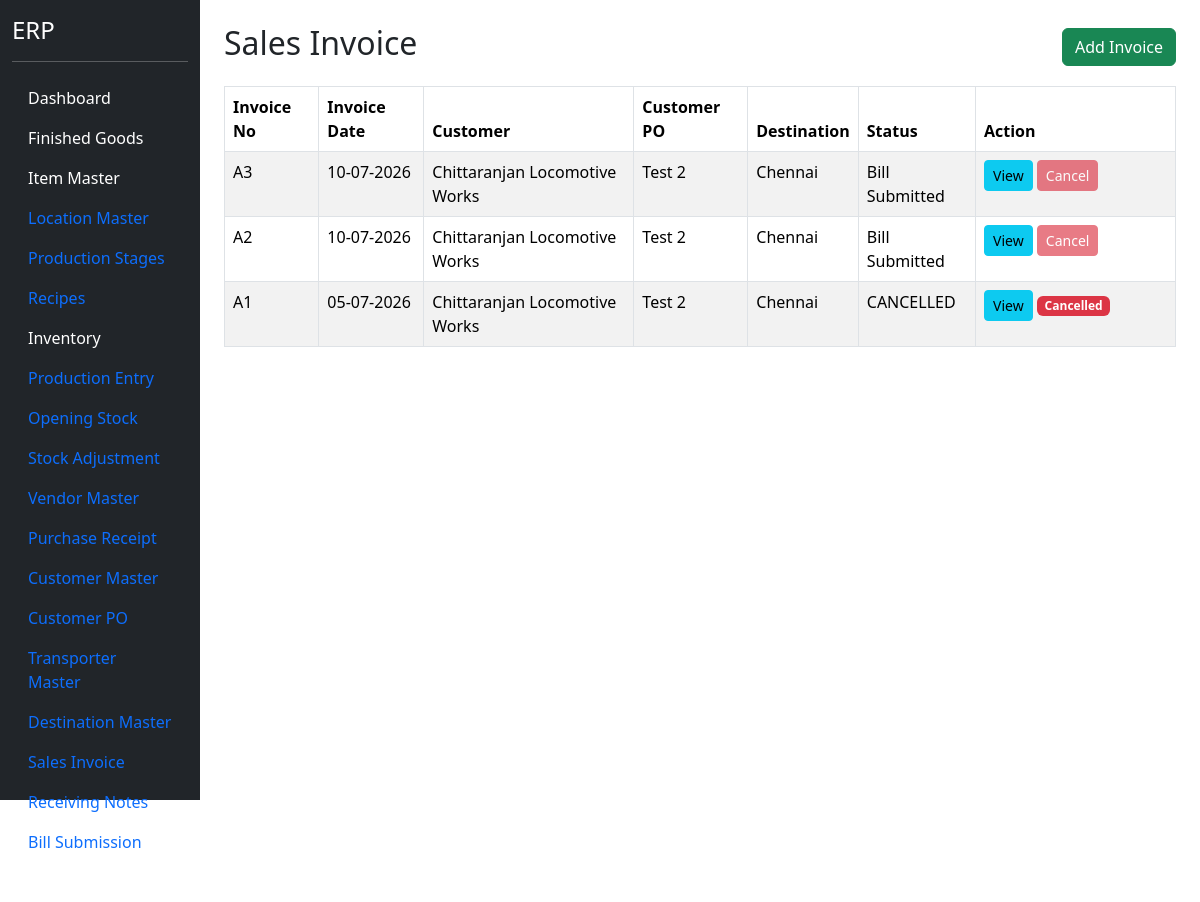
Page /sales-invoice (signed in) on the earlier database version.
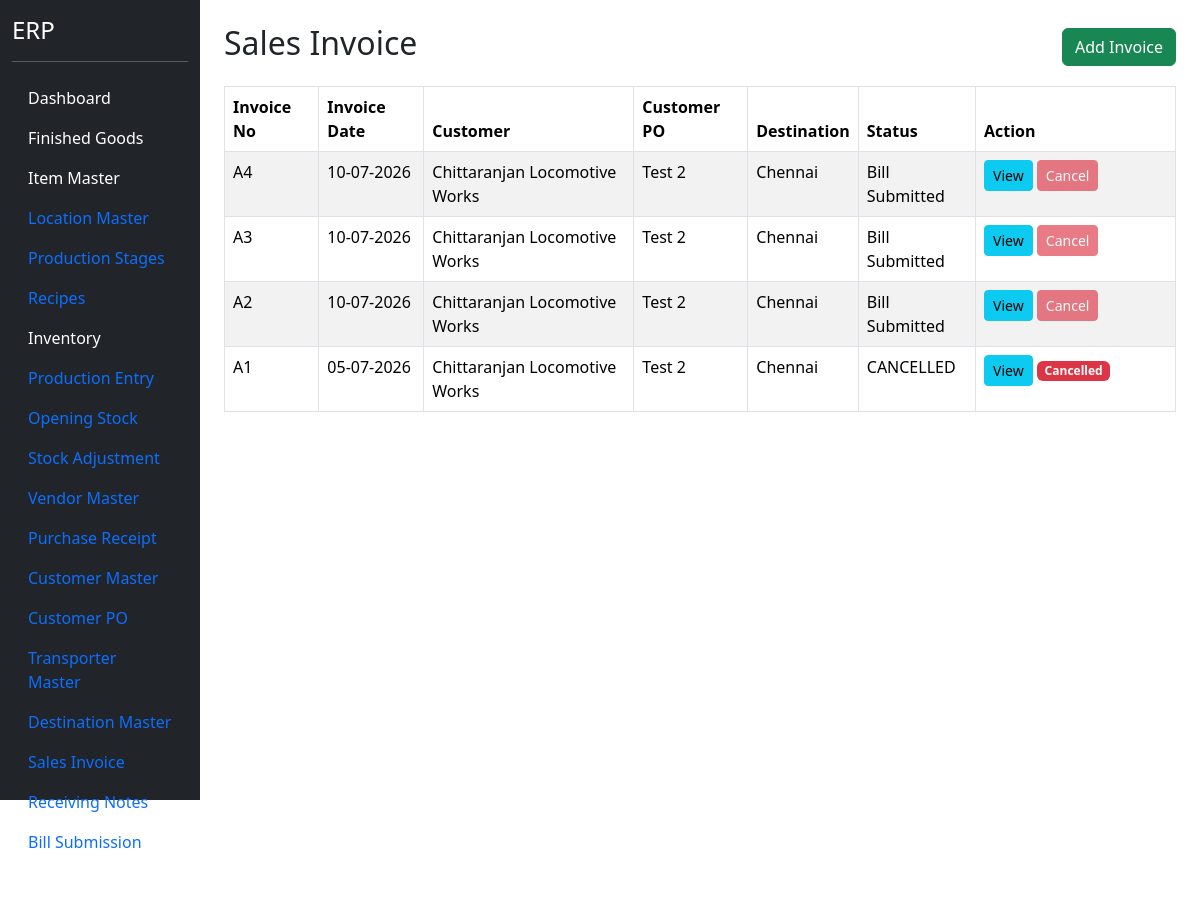
Same page on the later database version.
### models.py (models this page shows)
class SalesInvoiceHeader(db.Model):
    __tablename__ = "sales_invoice_header"
    id = db.Column(
        db.Integer,
        primary_key=True
    )
    invoice_no = db.Column(
        db.String(50),
        nullable=False,
        unique=True
    )
    invoice_date = db.Column(
        db.Date,
        nullable=False
    )
    customer_po_header_id = db.Column(
        db.Integer,
        db.ForeignKey("customer_po_header.id"),
        nullable=False
    )
    customer_id = db.Column(
        db.Integer,
        db.ForeignKey("customer_master.id"),
        nullable=False
    )
    destination_id = db.Column(
        db.Integer,
        db.ForeignKey("destination_master.id"),
        nullable=False
    )
    transporter_id = db.Column(
        db.Integer,
        db.ForeignKey("transporter_master.id"),
        nullable=False
    )
    vehicle_no = db.Column(
        db.String(50)
    )
    lr_no = db.Column(
        db.String(100)
    )
    eway_bill_no = db.Column(
        db.String(100)
    )
    location_id = db.Column(
    db.Integer,
    db.ForeignKey("location_master.id"),
    nullable=False
    )
    remarks = db.Column(
        db.String(500)
    )
    status = db.Column(
        db.String(30),
        default="Pending RNote"
    )
    customer = db.relationship("CustomerMaster")
    customer_po = db.relationship("CustomerPOHeader")
    destination = db.relationship("DestinationMaster")
    transporter = db.relationship("TransporterMaster")
    location = db.relationship("LocationMaster")
    details = db.relationship(
        "SalesInvoiceDetail",
        backref="invoice",
        cascade="all, delete-orphan"
    )

class CustomerMaster(db.Model):
    __tablename__ = "customer_master"
    id = db.Column(
        db.Integer,
        primary_key=True
    )
    customer_code = db.Column(
        db.String(20),
        unique=True,
        nullable=True
    )
    customer_name = db.Column(
        db.String(200),
        nullable=False
    )
    contact_person = db.Column(
        db.String(100)
    )
    mobile = db.Column(
        db.String(20)
    )
    email = db.Column(
        db.String(100)
    )
    gst_no = db.Column(
        db.String(30)
    )
    pan_no = db.Column(
        db.String(20)
    )
    address = db.Column(
        db.String(500)
    )
    city = db.Column(
        db.String(100)
    )
    state = db.Column(
        db.String(100)
    )
    country = db.Column(
        db.String(100),
        default="India"
    )
    pincode = db.Column(
        db.String(20)
    )
    credit_days = db.Column(
        db.Integer,
        default=30
    )
    credit_limit = db.Column(
        db.Float,
        default=0
    )
    active = db.Column(
        db.Boolean,
        default=True
    )

class CustomerPOHeader(db.Model):
    __tablename__ = "customer_po_header"
    id = db.Column(
        db.Integer,
        primary_key=True
    )
    customer_id = db.Column(
        db.Integer,
        db.ForeignKey("customer_master.id"),
        nullable=False
    )
    customer_po_no = db.Column(
        db.String(100),
        nullable=False
    )
    customer_po_date = db.Column(
        db.Date,
        nullable=False
    )
    order_received_date = db.Column(
        db.Date,
        nullable=False
    )
    payment_terms = db.Column(
        db.String(200)
    )
    freight_terms = db.Column(
        db.String(200)
    )
    remarks = db.Column(
        db.String(500)
    )
    status = db.Column(
        db.String(20),
        default="OPEN"
    )
    customer = db.relationship(
        "CustomerMaster"
    )
    details = db.relationship(
        "CustomerPODetail",
        backref="customer_po",
        cascade="all, delete-orphan"
    )

class DestinationMaster(db.Model):
    __tablename__ = "destination_master"
    id = db.Column( db.Integer, primary_key=True )
    destination_name = db.Column( db.String(200), nullable=False, unique=True )
    state_name = db.Column( db.String(100) )
    active = db.Column( db.Boolean, default=True )

### blueprints/masters/routes.py (the view)
@masters_bp.route("/sales-invoice")
@login_required
def sales_invoice():
    invoice_list = SalesInvoiceHeader.query.order_by(
        SalesInvoiceHeader.invoice_date.desc(),
        SalesInvoiceHeader.invoice_no.desc()
    ).all()
    return render_template(
        "sales_invoice.html",
        invoice_list=invoice_list
    )

### app.py (called while the page is built)
@login_manager.user_loader
def load_user(user_id):
    return User.query.get(int(user_id))

### templates/sales_invoice.html (shortened to what this page needs)
{% extends "base.html" %}
{% block content %}
<div class="container mt-4">
<div class="d-flex justify-content-between align-items-center mb-3">
<h2>
Sales Invoice
</h2>
<a
href="/sales-invoice/add"
class="btn btn-success">
Add Invoice
</a>
</div>
<table class="table table-bordered table-striped">
<thead>
<tr>
<th>
Invoice No
</th>
<th>
Invoice Date
</th>
<th>
Customer
</th>
<th>
Customer PO
</th>
<th>
Destination
</th>
<th>
Status
</th>
<th width="200">
Action
</th>
</tr>
</thead>
<tbody>
{% for invoice in invoice_list %}
<tr>
<td>
{{ invoice.invoice_no }}
</td>
<td>
{{ invoice.invoice_date.strftime("%d-%m-%Y") }}
</td>
<td>
{{ invoice.customer.customer_name }}
</td>
<td>
{{ invoice.customer_po.customer_po_no }}
</td>
<td>
{{ invoice.destination.destination_name }}
</td>
<td>
{{ invoice.status }}
</td>
<td>
<a
href="{{ url_for('masters.view_sales_invoice', id=invoice.id) }}"
class="btn btn-info btn-sm">
View
</a>
{% if invoice.status == "CANCELLED" %}
<span class="badge bg-danger">
Cancelled
</span>
{% else %}
<button
class="btn btn-danger btn-sm"
disabled
title="Receiving Note has already been created. Cancel the Receiving Note first.">
Cancel
</button>
{% endif %}
</td>
</tr>
{% endfor %}
</tbody>
</table>
</div>
{% endblock %}

Differences in the rows shown:
added SalesInvoiceHeader: invoice_no "A4", invoice_date "10-07-2026", customer.customer_name "Chittaranjan Locomotive Works", customer_po.customer_po_no "Test 2", destination.destination_name "Chennai", status "Bill Submitted", shows "Cancel"
